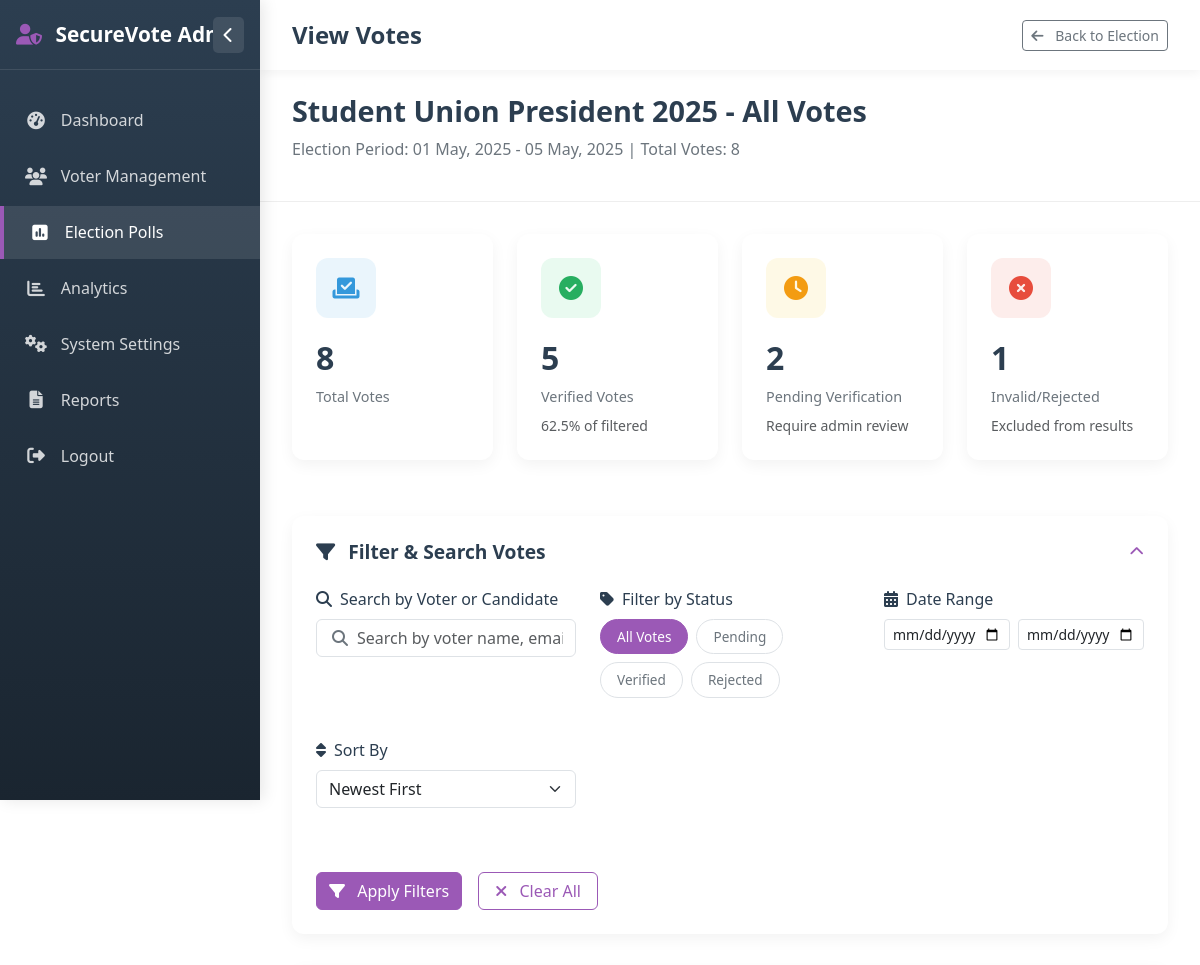
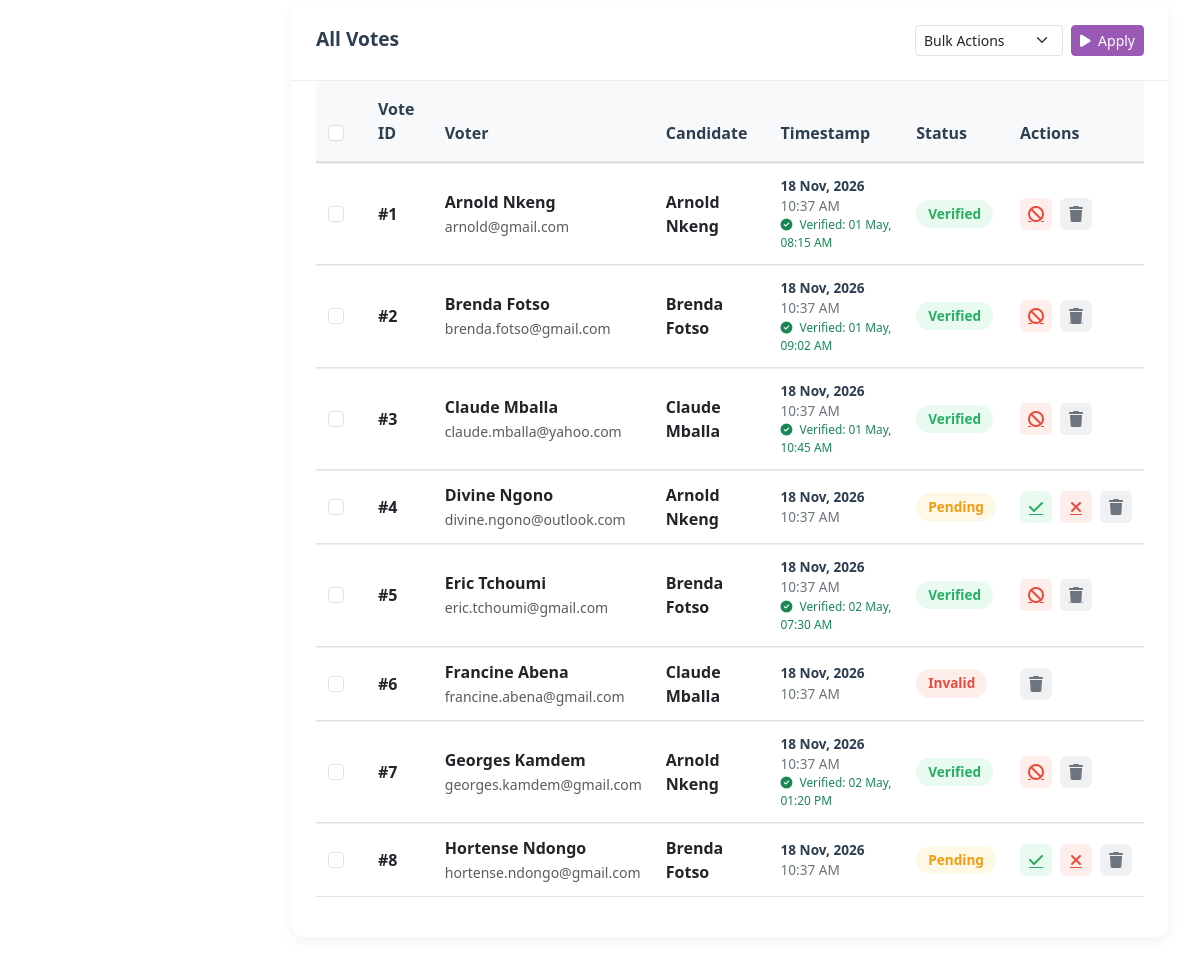
The page /view_all_votes.php?id=1 (signed in) on the database its author committed (2 pictures, top to bottom).
### tables this page shows
CREATE TABLE IF NOT EXISTS `elections` (
  `id` int NOT NULL AUTO_INCREMENT,
  `title` varchar(200) NOT NULL,
  `description` text,
  `start_datetime` datetime NOT NULL,
  `end_datetime` datetime NOT NULL,
  `status` enum('draft','upcoming','active','completed','cancelled') DEFAULT 'draft',
  `created_at` timestamp NULL DEFAULT CURRENT_TIMESTAMP,
  PRIMARY KEY (`id`)
);

CREATE TABLE IF NOT EXISTS `votes` (
  `id` bigint NOT NULL AUTO_INCREMENT,
  `voter_id` int NOT NULL,
  `election_id` int NOT NULL,
  `candidate_id` int NOT NULL,
  `vote_timestamp` timestamp NULL DEFAULT CURRENT_TIMESTAMP,
  `status` enum('pending','verified','invalid','rejected') DEFAULT 'pending',
  `verified_at` timestamp NULL DEFAULT NULL,
  PRIMARY KEY (`id`),
  KEY `voter_id` (`voter_id`),
  KEY `election_id` (`election_id`),
  KEY `candidate_id` (`candidate_id`)
);

CREATE TABLE IF NOT EXISTS `voters` (
  `id` int NOT NULL AUTO_INCREMENT,
  `full_name` varchar(100) NOT NULL,
  `email` varchar(100) NOT NULL,
  `dob` date NOT NULL,
  `contact` varchar(20) NOT NULL,
  `address` text NOT NULL,
  `status` enum('pending','verified','suspended') DEFAULT 'pending',
  `created_at` timestamp NULL DEFAULT CURRENT_TIMESTAMP,
  `password` varchar(100) NOT NULL,
  PRIMARY KEY (`id`)
);

### view_all_votes.php (the view, shortened to what the rows shown need)
<?php
include "db_connection.php";
include "app/model/elections.php";
include "app/model/votes.php";
include "app/model/voters.php";
$id = $_GET['id'];
$election = get_election_by_id($conn, $id);
$votes = get_election_votes($conn, $id);
if ($votes != 0) {
    $total_votes = count($votes);
} else
    $total_votes = 0;
$election_start = date('d F, Y', strtotime($election['start_datetime']));
$election_end = date('d F, Y', strtotime($election['end_datetime']));
?>
<!DOCTYPE html>
<html lang="en">
<head>
    <link rel="stylesheet" href="css/style.css">
    <link href="https://cdn.jsdelivr.net/npm/bootstrap@5.3.0-alpha1/dist/css/bootstrap.min.css" rel="stylesheet">
    <link rel="stylesheet" href="https://cdnjs.cloudflare.com/ajax/libs/font-awesome/6.4.0/css/all.min.css">
    <link rel="stylesheet" href="https://cdn.jsdelivr.net/npm/sweetalert2@11/dist/sweetalert2.min.css">
</head>
<body>
    <div id="main-content">
        <header id="main-header">
            <div class="header-left">
                <h1>View Votes</h1>
            </div>
        </header>
        <div class="page-header">
            <h1 class="page-title">
                <?= htmlspecialchars($election['title']) ?> - All Votes
            </h1>
            <p class="page-subtitle">
                Election Period: <?= $election_start ?> - <?= $election_end ?> |
                Total Votes: <span id="totalVotesCount"><?= $total_votes ?></span>
            </p>
        </div>
        <main class="dashboard-content">
            <form method="POST" action="" id="bulkActionForm">
                <div class="table-container">
                    <div class="table-responsive">
                        <?php if ($total_votes > 0): ?>
                            <table class="table table-hover" id="votesTable">
                                <thead>
                                    <tr>
                                        <th width="50">
                                            <input type="checkbox" id="selectAll" class="form-check-input">
                                        </th>
                                        <th>Vote ID</th>
                                        <th>Voter</th>
                                        <th>Candidate</th>
                                        <th>Timestamp</th>
                                        <th>Status</th>
                                        <th width="120">Actions</th>
                                    </tr>
                                </thead>
                                <tbody>
                                    <?php if ($votes != 0): ?>
                                        <?php foreach ($votes as $vote):
                                            $voter = get_voter_by_id($conn, $vote['voter_id']);
                                            $candidate = get_voter_by_id($conn, $vote['candidate_id']);
                                            $vote_date = date('d M, Y', strtotime($vote['vote_timestamp']));
                                            $vote_time = date('h:i A', strtotime($vote['vote_timestamp']));
                                            $status_badge = '';
                                            $status_text = '';
                                            switch ($vote['status']) {
                                                case 'pending':
                                                    $status_badge = 'status-pending';
                                                    $status_text = 'Pending';
                                                    break;
                                                case 'verified':
                                                    $status_badge = 'status-verified';
                                                    $status_text = 'Verified';
                                                    break;
                                                case 'invalid':
                                                    $status_badge = 'status-invalid';
                                                    $status_text = 'Invalid';
                                                    break;
                                            }
                                            ?>
                                            <tr data-vote-id="<?= $vote['id'] ?>" data-status="<?= $vote['status'] ?>"
                                                data-voter-name="<?= htmlspecialchars($voter['full_name'] ?? '') ?>"
                                                data-voter-email="<?= htmlspecialchars($voter['email'] ?? '') ?>"
                                                data-candidate-name="<?= htmlspecialchars($candidate['full_name'] ?? '') ?>"
                                                data-timestamp="<?= $vote['vote_timestamp'] ?>">
                                                <td>
                                                    <input type="checkbox" name="selected_votes[]" value="<?= $vote['id'] ?>"
                                                        class="form-check-input vote-checkbox">
                                                </td>
                                                <td>
                                                    <strong>#<?= $vote['id'] ?></strong>
                                                </td>
                                                <td>
                                                    <div class="fw-semibold">
                                                        <?= htmlspecialchars($voter['full_name'] ?? 'Unknown') ?>
                                                    </div>
                                                    <small class="text-muted">
                                                        <?= htmlspecialchars($voter['email'] ?? 'N/A') ?>
                                                    </small>
                                                </td>
                                                <td>
                                                    <div class="fw-semibold">
                                                        <?= htmlspecialchars($candidate['full_name'] ?? 'Unknown') ?>
                                                    </div>
                                                </td>
                                                <td>
                                                    <div class="vote-timestamp">
                                                        <div class="vote-date"><?= $vote_date ?></div>
                                                        <div class="vote-time"><?= $vote_time ?></div>
                                                        <?php if ($vote['verified_at']): ?>
                                                            <div class="small text-success">
                                                                <i class="fas fa-check-circle me-1"></i>
                                                                Verified: <?= date('d M, h:i A', strtotime($vote['verified_at'])) ?>
                                                            </div>
                                                        <?php endif; ?>
                                                    </div>
                                                </td>
                                                <td>
                                                    <span class="status-badge <?= $status_badge ?>">
                                                        <?= $status_text ?>
                                                    </span>
                                                </td>
                                                <td>
                                                    <div class="action-btns">
                                                        <?php if ($vote['status'] == 'pending'): ?>
                                                            <a href="view_all_votes.php?id=<?= $id ?>&action=verify&vote_id=<?= $vote['id'] ?>"
                                                                class="btn-action btn-verify" title="Verify Vote"
                                                                onclick="return confirm('Are you sure you want to verify this vote?')">
                                                                <i class="fas fa-check"></i>
                                                            </a>
                                                            <a href="view_all_votes.php?id=<?= $id ?>&action=reject&vote_id=<?= $vote['id'] ?>"
                                                                class="btn-action btn-reject" title="Reject Vote"
                                                                onclick="return confirm('Are you sure you want to reject this vote?')">
                                                                <i class="fas fa-times"></i>
                                                            </a>
                                                        <?php elseif ($vote['status'] == 'verified'): ?>
                                                            <a href="view_all_votes.php?id=<?= $id ?>&action=reject&vote_id=<?= $vote['id'] ?>"
                                                                class="btn-action btn-reject" title="Mark as Rejected"
                                                                onclick="return confirm('Are you sure you want to mark this vote as rejected?')">
                                                                <i class="fas fa-ban"></i>
                                                            </a>
                                                        <?php endif; ?>
                                                        <a href="view_all_votes.php?id=<?= $id ?>&action=delete&vote_id=<?= $vote['id'] ?>"
                                                            class="btn-action btn-delete" title="Delete Vote"
                                                            onclick="return confirm('Are you sure you want to delete this vote? This action cannot be undone.')">
                                                            <i class="fas fa-trash"></i>
                                                        </a>
                                                    </div>
                                                </td>
                                            </tr>
                                        <?php endforeach; ?>
                                    <?php endif; ?>
                                </tbody>
                            </table>
                        <?php endif; ?>
                    </div>
                </div>
            </form>
        </main>
    </div>
</body>
</html>

### rows shown on the page
elections: title "Student Union President 2025", start_datetime "01 May, 2025", end_datetime "05 May, 2025"
votes: id "1", voter.full_name "Arnold Nkeng", voter.email "arnold@gmail.com", vote_timestamp "18 Nov, 2026", vote_timestamp "10:37 AM", verified_at "01 May, 08:15 AM", status "Verified"
votes: id "2", voter.full_name "Brenda Fotso", voter.email "brenda.fotso@gmail.com", vote_timestamp "18 Nov, 2026", vote_timestamp "10:37 AM", verified_at "01 May, 09:02 AM", status "Verified"
votes: id "3", voter.full_name "Claude Mballa", voter.email "claude.mballa@yahoo.com", vote_timestamp "18 Nov, 2026", vote_timestamp "10:37 AM", verified_at "01 May, 10:45 AM", status "Verified"
votes: id "4", voter.full_name "Divine Ngono", voter.email "divine.ngono@outlook.com", voters.full_name "Arnold Nkeng", vote_timestamp "18 Nov, 2026", vote_timestamp "10:37 AM", status "Pending"
votes: id "5", voter.full_name "Eric Tchoumi", voter.email "eric.tchoumi@gmail.com", voters.full_name "Brenda Fotso", vote_timestamp "18 Nov, 2026", vote_timestamp "10:37 AM", verified_at "02 May, 07:30 AM", status "Verified"
votes: id "6", voter.full_name "Francine Abena", voter.email "francine.abena@gmail.com", voters.full_name "Claude Mballa", vote_timestamp "18 Nov, 2026", vote_timestamp "10:37 AM", status "Invalid"
votes: id "7", voter.full_name "Georges Kamdem", voter.email "georges.kamdem@gmail.com", voters.full_name "Arnold Nkeng", vote_timestamp "18 Nov, 2026", vote_timestamp "10:37 AM", verified_at "02 May, 01:20 PM", status "Verified"
votes: id "8", voter.full_name "Hortense Ndongo", voter.email "hortense.ndongo@gmail.com", voters.full_name "Brenda Fotso", vote_timestamp "18 Nov, 2026", vote_timestamp "10:37 AM", status "Pending"

### other values the page prints
$total_votes "8"
$verified_votes "5"
$pending_votes "2"
$invalid_votes + $rejected_votes "1"
